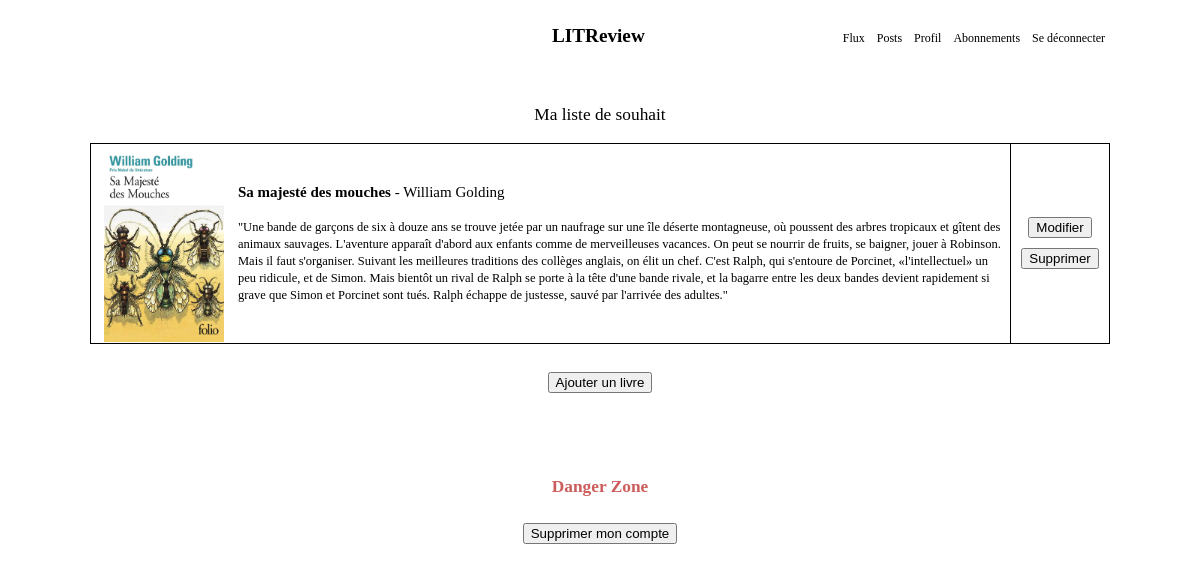
/profil/ (signed in), run on an earlier commit of the app's database.
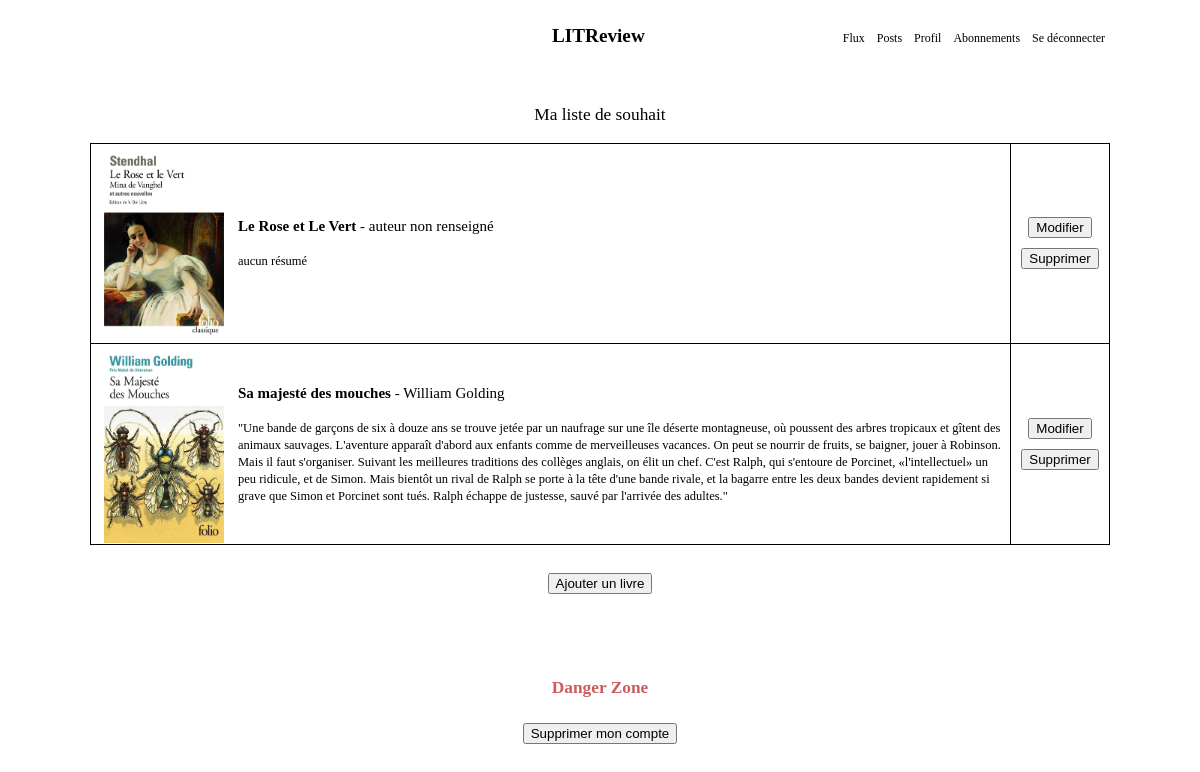
And on a later commit of the database.
### profil/models.py (models this page shows)
class Book(models.Model):
	title = models.CharField(max_length=128)
	author = models.CharField(max_length=128)
	summary = models.TextField(max_length=2048, blank=True)
	image = models.ImageField(null=True, blank=True, upload_to="images/")
	user = models.ForeignKey(to=settings.AUTH_USER_MODEL, on_delete=models.CASCADE)
	ticket_id = models.IntegerField(blank=True, null=True)
	time_created = models.DateTimeField(auto_now_add=True)

### profil/views.py (the view)
# urls.py: path("profil/", include("profil.urls")),
@login_required
def profil(request):
	books = Book.objects.filter(user=request.user).order_by('-time_created')
	if books:
		return render(request, 'profil/profil.html', {'books': books})
	else:
		message = "Vous n'avez pas encore de livre dans votre list de souhait"
		return render(request, 'profil/profil.html', {'message': message})

### templates/profil/profil.html
{% extends '../navigation.html' %}
{% block profil %}
<head>
  {% load static %}
  <link rel="stylesheet" type="text/css" href="{% static 'profil/style.css' %}">
</head>
<p class="headline">Ma liste de souhait</p>
{% if books %}
	<table class="wishtable">
		{% for book in books %}
		<tr>
			<td class="td-content td-image"><img class="cover" src="{{ MEDIA_URL }}{{ book.image }}"></td>
			<td class="td-content"><p><strong>{{ book.title }}</strong> - {{ book.author }}<br><br>
				<small>{{ book.summary }}</small>
			</p></td>
			<td class="td-button">
				<button name="update_book_button" onclick="window.location='{% url 'update_book' book.id %}'">Modifier</button>
				<button name="delete_book_button" onclick="window.location='{% url 'unlisted' book.id %}'">Supprimer</button>
			</td>
		</tr>
		{% endfor %}
	</table>
	{% else %}
		<p class="headline">{{ message }}</p>
	{% endif %}
	<div class="button-block book-block">
		<button class="button" name="add_book_button" onclick="window.location='{% url 'listed' %}'">Ajouter un livre</button>
	</div>
	<p class="headline danger">Danger Zone</p>
	<div class="button-block danger-block">
		<button class="button" name="delete_user_button" onclick="window.location='{% url 'erase_user' %}'">Supprimer mon compte</button>
	</div>
{% endblock %}

### templates/navigation.html
{% extends './base.html' %}
{% block navigation %}
<head>
  {% load static %}
  <link rel="stylesheet" type="text/css" href="{% static 'style.css' %}">
</head>
<div class="navigation-content">
	<a href="{% url 'feed' %}">Flux</a>
	<a href="{% url 'posts' %}">Posts</a>
	<a href="{% url 'profil' %}">Profil</a>
	<a href="{% url 'subscriptions' %}">Abonnements</a>
	<a href="{% url 'logout' %}">Se déconnecter</a>
</div>
{% endblock %}

### templates/base.html (shortened to what this page needs)
<!DOCTYPE html>
<html>
	<head>
		{% load static %}
  		<link rel="stylesheet" type="text/css" href="{% static 'style.css' %}">
	</head>
	<body>
		<header>
			<div class="head">
				<h2 class="headtitle aline">LITReview</h2>
				<div class="navigation-bar aline">{% block navigation %}{% endblock %}</div>
			</div>
		</header>
		<div>
			{% block profil %}{% endblock %}
		</div>
	</body>
</html>

### static/style.css (style rules this page uses)
body, html { margin: 0; color: black; font-size: 13pt; font-family: 'montserrat'; }
.head { width: 100%; position: relative; }
.aline { display: inline-block; }
.headtitle { font-size: 1.6vw; margin-left: 46%; }
.headtitle, .navigation-bar { margin-top: 25px; margin-bottom: 25px; }
.navigation-bar { position: absolute; padding-left: 10vw; margin-left: 6vw; margin-right: 1vw; width: 28vw; height: 55px; font-size: 1vw; }
.navigation-bar a { float: left; text-align: center; padding: 0.5vw; color: black; text-decoration: none; }

### static/profil/style.css (style rules this page uses)
.headline { text-align: center; padding-top: 2vh; }
.wishtable { margin-left: auto; margin-right: auto; padding: 3vw; border-collapse: collapse; border: black solid 1px; width: 85vw; font-size: 1.25vw; }
.cover { display: block; margin: auto; width: 10vw; height: auto; }
.td-image { width: 12vw; }
.td-button { width: 8vw; height: 100%; text-align: center; border: black solid 1px; }
.td-content { border-bottom: black solid 1px; }
.td-button button { cursor: pointer; margin-bottom: 5px; margin-top: 5px; }
.danger { margin-top: 60px; color: indianred; font-weight: bold; }
.button-block { padding-bottom: 1vh; padding-right: 1vw; padding-left: 1vw; padding-top: 1vh; text-align: center; }
.book-block { margin-top: 20px; }

What changed in the data, as far as the page shows it:
added Book: image (picture), title "Le Rose et Le Vert", author "auteur non renseigné", summary "aucun résumé"
